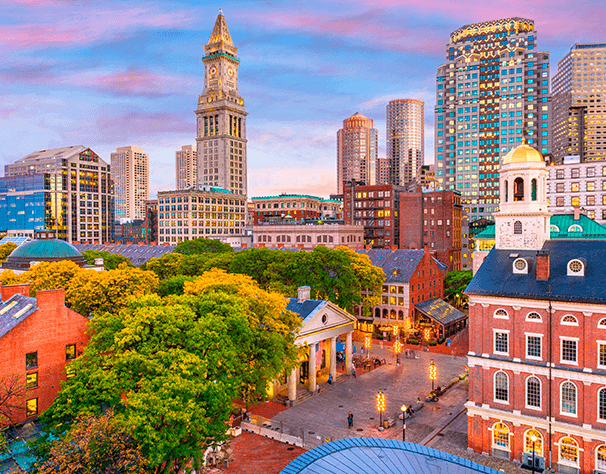
#> input picture test_images/boston.png, 606 x 474 px
$ python contour.py
#> lines starting #> are read from the running program, lines starting #| are printed output that depends on the picture; after the words box and inside, x2 and y2 are one past the last pixel; in counts of white or black regions, pixels touching at a corner belong together
import cv2 as cv
import numpy as np
# Contours: Contours are basically the boundries of objects, the line or the curve that joins the objects.

img = cv.imread("test_images/boston.png")
#> img is the input picture: shape (474, 606, 3); mean B, G, R 124.4, 132, 151.9
blank = np.zeros(img.shape, dtype= 'uint8') # Creating a blank image of the same size to draw contours


gray = cv.cvtColor(img,cv.COLOR_BGR2GRAY)
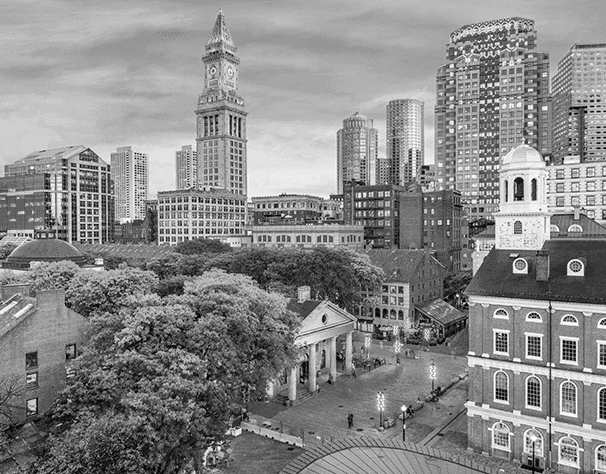
#> gray: shape (474, 606); min 7, max 253, mean 137.1
blur = cv.GaussianBlur(gray,(5,5),cv.BORDER_DEFAULT)
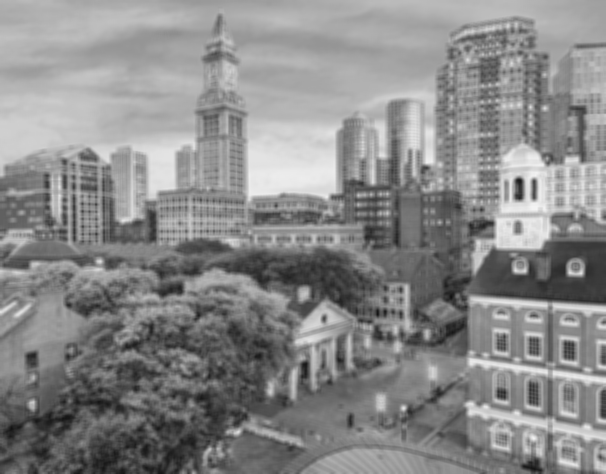
#> blur: shape (474, 606); min 18, max 244, mean 137.1
canny = cv.Canny(gray,125,175) # We use blur insted gray to reduce the number of countours.
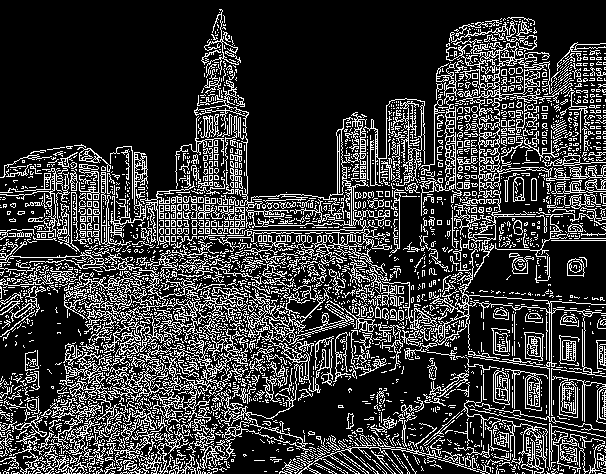
#> canny: shape (474, 606); 21.8% white in thin lines or dots
# We detect contours by using find contur method, this return two things contours and hirarchies

# Different types of hirarchies modes:
# 1) cv.RETR_TREE: If you want all the hierarchical contours.
# 2) cv.RETR_EXTERNAL: If you want only the external contours.
# 3) cv.RETR_LIST: If you want all the contours in an image.

# This function findCountours collects all the countours (co-ordinates of the countours) from the edges and stores them in list and it also returns the their hierarchie.
# RETR_LIST is the mode in which the function finds the countours
# cv.CHAIN_APPROX_NONE is how we want to aprroximate the countours.
# CHAIN_APPROX_NONE: It does nothing it simplly returns the countours
#CHAIN_APPROX_SIMPLE: It simplly compresse all the countours and returns(In cas of a line none will return all the points wehere as simple will compress all the points and return the end co-ordinates).

# Insted of using canny to find contours we can also use threshold.
# Threshold basically takes the image and binarize it
ret, thresh = cv.threshold(gray,125,255, cv.THRESH_BINARY) # What it does is that all the pixel values which are less than 125 (threshold value) is set to 0 which is black where as all the pixel values greater than 125(threshold value) is set to 255 white.
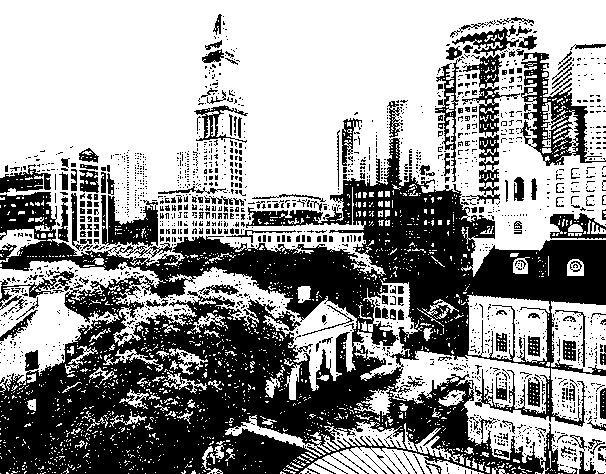
#> thresh: shape (474, 606); 59.1% white; 1792 black regions (1598 under 20 px)

countours_1, hierarchies_1 = cv.findContours(canny,cv.RETR_LIST,cv.CHAIN_APPROX_NONE) # Finding contours using canny
#> countours_1 = 4690 contours, 4236 with area under 20; largest, box (x1, y1, x2, y2) and area: (194, 95, 392, 281) 4181, (246, 180, 352, 227) 2880, (212, 288, 334, 453) 2048, (106, 343, 228, 474) 1949, (446, 21, 553, 116) 1832
countours, hierarchies = cv.findContours(thresh,cv.RETR_LIST,cv.CHAIN_APPROX_NONE)# Finding contours using threshold
#> countours = 4628 contours, 4214 with area under 20; largest, box (x1, y1, x2, y2) and area: (0, 0, 606, 277) 130730, (0, 260, 606, 474) 30386, (467, 295, 550, 363) 4318, (551, 301, 606, 373) 3151, (299, 447, 484, 474) 2645

print(f'{len(countours)} countours(s) found using threshold method')
#| 4628 countours(s) found using threshold method
print(f'{len(countours_1)} countours found using canny edge detection')
#| 4690 countours found using canny edge detection
cv.imshow("Threshold", thresh)

# Drawing the countours on the blank image
cv.drawContours(blank,countours,-1,(255,255,255),1)
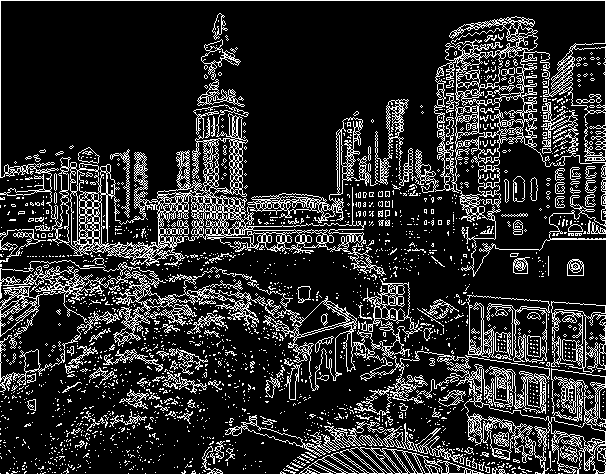
#> blank: shape (474, 606, 3); 16.7% white in thin lines or dots
cv.imshow("Threshold Countours", blank)

# Painting the image black again
blank[:]=0,0,0
#> blank: shape (474, 606, 3); 16.65% of pixels changed, all inside (x1, y1, x2, y2) = (0, 0, 606, 474)
cv.drawContours(blank,countours_1,-1,(255,255,255),1)
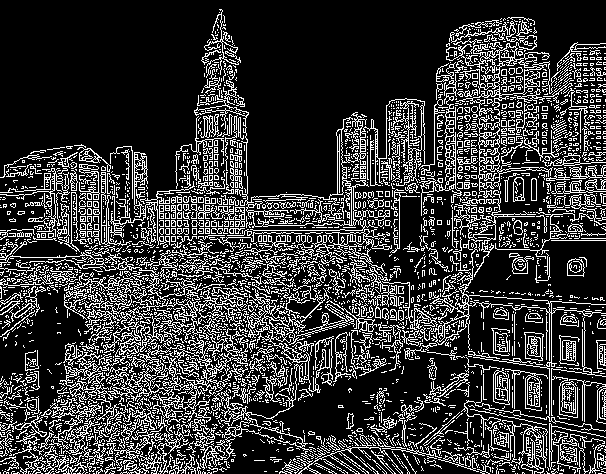
#> blank: shape (474, 606, 3); 21.8% white in thin lines or dots
cv.imshow("Canny Contour", blank)

cv.imshow("Original",img)
cv.waitKey(0)
